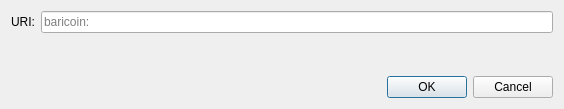
<?xml version="1.0" encoding="UTF-8"?>
<ui version="4.0">
 <class>OpenURIDialog</class>
 <widget class="QDialog" name="OpenURIDialog">
  <property name="geometry">
   <rect>
    <x>0</x>
    <y>0</y>
    <width>564</width>
    <height>109</height>
   </rect>
  </property>
  <property name="windowTitle">
   <string>Open baricoin URI</string>
  </property>
  <layout class="QVBoxLayout" name="verticalLayout">
   <item>
    <layout class="QHBoxLayout" name="horizontalLayout">
     <item>
      <widget class="QLabel" name="label">
       <property name="text">
        <string>URI:</string>
       </property>
      </widget>
     </item>
     <item>
      <widget class="QValidatedLineEdit" name="uriEdit">
       <property name="placeholderText">
        <string notr="true">baricoin:</string>
       </property>
      </widget>
     </item>
    </layout>
   </item>
   <item>
    <spacer name="verticalSpacer">
     <property name="orientation">
      <enum>Qt::Vertical</enum>
     </property>
     <property name="sizeHint" stdset="0">
      <size>
       <width>20</width>
       <height>40</height>
      </size>
     </property>
    </spacer>
   </item>
   <item>
    <widget class="QDialogButtonBox" name="buttonBox">
     <property name="orientation">
      <enum>Qt::Horizontal</enum>
     </property>
     <property name="standardButtons">
      <set>QDialogButtonBox::Cancel|QDialogButtonBox::Ok</set>
     </property>
    </widget>
   </item>
  </layout>
 </widget>
 <customwidgets>
  <customwidget>
   <class>QValidatedLineEdit</class>
   <extends>QLineEdit</extends>
   <header>qt/qvalidatedlineedit.h</header>
  </customwidget>
 </customwidgets>
 <resources/>
 <connections>
  <connection>
   <sender>buttonBox</sender>
   <signal>accepted()</signal>
   <receiver>OpenURIDialog</receiver>
   <slot>accept()</slot>
   <hints>
    <hint type="sourcelabel">
     <x>248</x>
     <y>254</y>
    </hint>
    <hint type="destinationlabel">
     <x>157</x>
     <y>274</y>
    </hint>
   </hints>
  </connection>
  <connection>
   <sender>buttonBox</sender>
   <signal>rejected()</signal>
   <receiver>OpenURIDialog</receiver>
   <slot>reject()</slot>
   <hints>
    <hint type="sourcelabel">
     <x>316</x>
     <y>260</y>
    </hint>
    <hint type="destinationlabel">
     <x>286</x>
     <y>274</y>
    </hint>
   </hints>
  </connection>
 </connections>
</ui>
